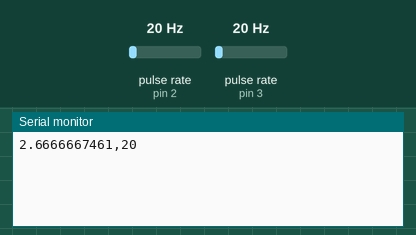
This sketch was run on a simulated Arduino Uno, built with avr-gcc and run on an emulated ATmega328P. Shown: the last lines printed to the serial monitor. Wiring (inferred from the names in the program): 2 × pulse sensor: data pin 2 / data pin 3. Inputs (shaded band) come from the test bench; at power-on: pulse rate (sensors on pin 2, pin 3) 20 Hz.

Above: at 1.2 s.
1.3 s: pulse rate (sensor on pin 2) set to 4 Hz
At 2.6 s:
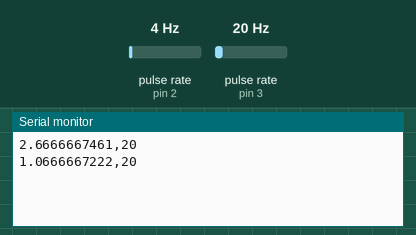
2.8 s: pulse rate (sensor on pin 3) set to 4 Hz
At 3.8 s:
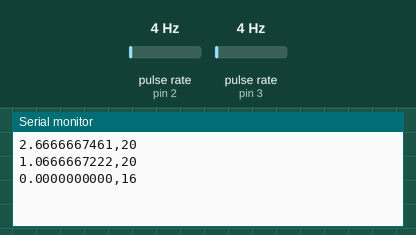
4.3 s: pulse rate (sensor on pin 2) set to 50 Hz
At 5.4 s:
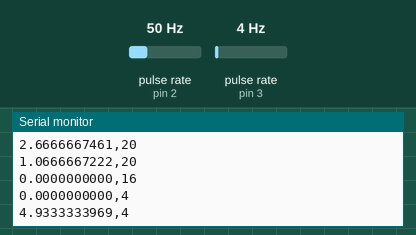
5.8 s: pulse rate (sensor on pin 3) set to 50 Hz
At 6.8 s:
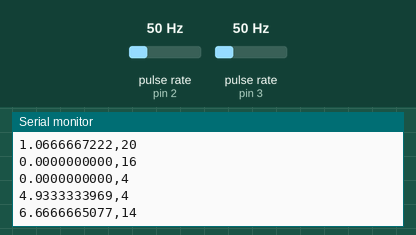
Timing chart, 0 to 8.3 s (numbered marks = the images above; inputs shaded):
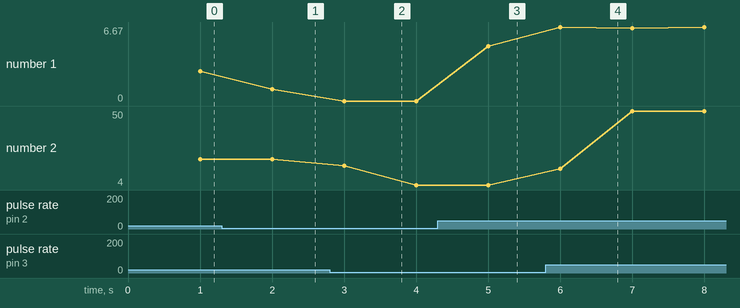

The sketch:

tipping-bucket-acquisition.ino
```cpp
int flowsensor = 2;
int hallsensor = 3;
unsigned long currentTime;
unsigned long lastTime;
unsigned long pulse_freq_tip;
unsigned long pulse_freq_flow;
double flow_lpm;

void flow_pulse() {
  pulse_freq_flow++;
}

void tip_pulse() {
  pulse_freq_tip++;
}

void setup() {
  pinMode(flowsensor, INPUT);
  pinMode(hallsensor, INPUT);
  Serial.begin(9600);
  attachInterrupt(digitalPinToInterrupt(flowsensor), flow_pulse, RISING);
  attachInterrupt(digitalPinToInterrupt(hallsensor), tip_pulse, RISING);
  currentTime = millis();
  lastTime = currentTime;
}

void loop() {
  currentTime = millis();
  if(currentTime >= (lastTime + 1000)) {
    lastTime = currentTime;
    flow_lpm = (pulse_freq_flow / 7.5);
    if (flow_lpm < 1) flow_lpm = 0;
    Serial.print(flow_lpm, DEC);
    Serial.print(",");
    Serial.println(pulse_freq_tip, DEC);
    pulse_freq_flow = 0;
    pulse_freq_tip = 0;
   }
}
```

Measured:
- after the input at 1.3 s, the serial monitor: prints a new line after 0.70 s (image 1)
- after the input at 2.8 s, the serial monitor: prints a new line after 0.20 s (image 2)
- after the input at 4.3 s, the serial monitor: prints a new line after 0.70 s (image 3)
- after the input at 5.8 s, the serial monitor: prints a new line after 0.20 s (image 4)
- plotted number 1: 2.67 → 1.07 after the input at 1.3 s, 0 → 4.93 after the input at 4.3 s
- plotted number 2: 20 → 4 after the input at 2.8 s, 4 → 50 after the input at 5.8 s
